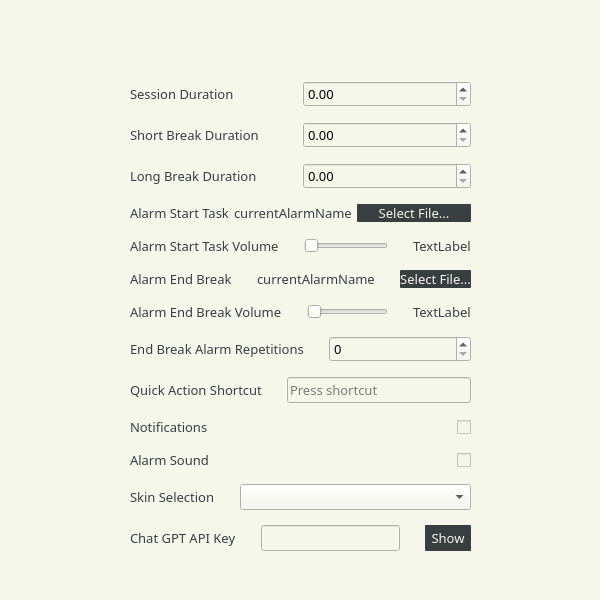
<?xml version="1.0" encoding="UTF-8"?>
<ui version="4.0">
 <class>pomopeaksettings</class>
 <widget class="QWidget" name="pomopeaksettings">
  <property name="enabled">
   <bool>true</bool>
  </property>
  <property name="geometry">
   <rect>
    <x>0</x>
    <y>0</y>
    <width>600</width>
    <height>600</height>
   </rect>
  </property>
  <property name="sizePolicy">
   <sizepolicy hsizetype="Expanding" vsizetype="Expanding">
    <horstretch>0</horstretch>
    <verstretch>0</verstretch>
   </sizepolicy>
  </property>
  <property name="windowTitle">
   <string>Form</string>
  </property>
  <property name="windowOpacity">
   <double>1.000000000000000</double>
  </property>
  <property name="styleSheet">
   <string notr="true">QWidget
{
	background-color: #f6f7eb;
}

QLabel, QPushButton
{
	color: #393e41;
}
QPushButton
{
	background-color: #393e41;
	border-radius: 1px;
	color: #f6f7eb;
}
#exitBtn
{	
	background-color: none;
}</string>
  </property>
  <layout class="QVBoxLayout" name="verticalLayout" stretch="1,0,15,0">
   <property name="spacing">
    <number>0</number>
   </property>
   <property name="leftMargin">
    <number>5</number>
   </property>
   <property name="topMargin">
    <number>5</number>
   </property>
   <property name="rightMargin">
    <number>5</number>
   </property>
   <property name="bottomMargin">
    <number>5</number>
   </property>
   <item>
    <layout class="QHBoxLayout" name="horizontalLayout_2" stretch="8,1">
     <property name="spacing">
      <number>0</number>
     </property>
     <property name="leftMargin">
      <number>0</number>
     </property>
     <property name="topMargin">
      <number>0</number>
     </property>
     <property name="rightMargin">
      <number>0</number>
     </property>
     <property name="bottomMargin">
      <number>0</number>
     </property>
     <item>
      <spacer name="horizontalSpacer_4">
       <property name="orientation">
        <enum>Qt::Horizontal</enum>
       </property>
       <property name="sizeHint" stdset="0">
        <size>
         <width>40</width>
         <height>20</height>
        </size>
       </property>
      </spacer>
     </item>
     <item>
      <widget class="QPushButton" name="exitBtn">
       <property name="sizePolicy">
        <sizepolicy hsizetype="Preferred" vsizetype="Preferred">
         <horstretch>0</horstretch>
         <verstretch>0</verstretch>
        </sizepolicy>
       </property>
       <property name="minimumSize">
        <size>
         <width>32</width>
         <height>32</height>
        </size>
       </property>
       <property name="maximumSize">
        <size>
         <width>64</width>
         <height>64</height>
        </size>
       </property>
       <property name="font">
        <font>
         <family>Bahnschrift</family>
         <pointsize>10</pointsize>
        </font>
       </property>
       <property name="layoutDirection">
        <enum>Qt::RightToLeft</enum>
       </property>
       <property name="text">
        <string/>
       </property>
       <property name="icon">
        <iconset resource="../data/Resources.qrc">
         <normaloff>:/icon/images/cancel.png</normaloff>:/icon/images/cancel.png</iconset>
       </property>
       <property name="iconSize">
        <size>
         <width>32</width>
         <height>32</height>
        </size>
       </property>
      </widget>
     </item>
    </layout>
   </item>
   <item>
    <spacer name="verticalSpacer">
     <property name="orientation">
      <enum>Qt::Vertical</enum>
     </property>
     <property name="sizeHint" stdset="0">
      <size>
       <width>20</width>
       <height>40</height>
      </size>
     </property>
    </spacer>
   </item>
   <item>
    <layout class="QHBoxLayout" name="horizontalLayout" stretch="1,3,1">
     <property name="spacing">
      <number>0</number>
     </property>
     <property name="leftMargin">
      <number>0</number>
     </property>
     <property name="topMargin">
      <number>0</number>
     </property>
     <property name="rightMargin">
      <number>0</number>
     </property>
     <property name="bottomMargin">
      <number>0</number>
     </property>
     <item>
      <spacer name="horizontalSpacer">
       <property name="orientation">
        <enum>Qt::Horizontal</enum>
       </property>
       <property name="sizeHint" stdset="0">
        <size>
         <width>40</width>
         <height>20</height>
        </size>
       </property>
      </spacer>
     </item>
     <item>
      <layout class="QVBoxLayout" name="verticalLayout_3">
       <property name="spacing">
        <number>0</number>
       </property>
       <property name="leftMargin">
        <number>0</number>
       </property>
       <property name="topMargin">
        <number>0</number>
       </property>
       <property name="rightMargin">
        <number>0</number>
       </property>
       <property name="bottomMargin">
        <number>0</number>
       </property>
       <item>
        <layout class="QVBoxLayout" name="verticalLayout_2" stretch="1,1,1,1,1,1,1,1,1,1,1,1,0">
         <property name="spacing">
          <number>15</number>
         </property>
         <property name="sizeConstraint">
          <enum>QLayout::SetDefaultConstraint</enum>
         </property>
         <property name="leftMargin">
          <number>15</number>
         </property>
         <property name="topMargin">
          <number>15</number>
         </property>
         <property name="rightMargin">
          <number>15</number>
         </property>
         <property name="bottomMargin">
          <number>15</number>
         </property>
         <item>
          <layout class="QHBoxLayout" name="sessionLayout" stretch="1,1">
           <property name="spacing">
            <number>5</number>
           </property>
           <property name="sizeConstraint">
            <enum>QLayout::SetDefaultConstraint</enum>
           </property>
           <property name="leftMargin">
            <number>0</number>
           </property>
           <property name="topMargin">
            <number>0</number>
           </property>
           <property name="rightMargin">
            <number>0</number>
           </property>
           <property name="bottomMargin">
            <number>0</number>
           </property>
           <item>
            <widget class="QLabel" name="sessionLabel">
             <property name="sizePolicy">
              <sizepolicy hsizetype="Preferred" vsizetype="Preferred">
               <horstretch>0</horstretch>
               <verstretch>0</verstretch>
              </sizepolicy>
             </property>
             <property name="maximumSize">
              <size>
               <width>16777215</width>
               <height>50</height>
              </size>
             </property>
             <property name="sizeIncrement">
              <size>
               <width>0</width>
               <height>0</height>
              </size>
             </property>
             <property name="baseSize">
              <size>
               <width>0</width>
               <height>0</height>
              </size>
             </property>
             <property name="font">
              <font>
               <family>Bahnschrift</family>
               <pointsize>10</pointsize>
              </font>
             </property>
             <property name="text">
              <string>Session Duration</string>
             </property>
            </widget>
           </item>
           <item>
            <widget class="QDoubleSpinBox" name="sessionDoubleSpinBox">
             <property name="sizePolicy">
              <sizepolicy hsizetype="Expanding" vsizetype="Preferred">
               <horstretch>0</horstretch>
               <verstretch>0</verstretch>
              </sizepolicy>
             </property>
             <property name="maximumSize">
              <size>
               <width>16777215</width>
               <height>50</height>
              </size>
             </property>
             <property name="font">
              <font>
               <family>Bahnschrift</family>
               <pointsize>10</pointsize>
              </font>
             </property>
             <property name="maximum">
              <double>1000.000000000000000</double>
             </property>
            </widget>
           </item>
          </layout>
         </item>
         <item>
          <layout class="QHBoxLayout" name="shortBreakLayout" stretch="1,1">
           <property name="spacing">
            <number>5</number>
           </property>
           <property name="leftMargin">
            <number>0</number>
           </property>
           <property name="topMargin">
            <number>0</number>
           </property>
           <property name="rightMargin">
            <number>0</number>
           </property>
           <property name="bottomMargin">
            <number>0</number>
           </property>
           <item>
            <widget class="QLabel" name="shortBreakLabel">
             <property name="maximumSize">
              <size>
               <width>16777215</width>
               <height>50</height>
              </size>
             </property>
             <property name="font">
              <font>
               <family>Bahnschrift</family>
               <pointsize>10</pointsize>
              </font>
             </property>
             <property name="text">
              <string>Short Break Duration</string>
             </property>
            </widget>
           </item>
           <item>
            <widget class="QDoubleSpinBox" name="shortBreakDoubleSpinBox">
             <property name="sizePolicy">
              <sizepolicy hsizetype="Expanding" vsizetype="Preferred">
               <horstretch>0</horstretch>
               <verstretch>0</verstretch>
              </sizepolicy>
             </property>
             <property name="maximumSize">
              <size>
               <width>16777215</width>
               <height>50</height>
              </size>
             </property>
             <property name="font">
              <font>
               <family>Bahnschrift</family>
               <pointsize>10</pointsize>
              </font>
             </property>
             <property name="maximum">
              <double>1000.000000000000000</double>
             </property>
            </widget>
           </item>
          </layout>
         </item>
         <item>
          <layout class="QHBoxLayout" name="longBreakLayout" stretch="1,1">
           <property name="spacing">
            <number>5</number>
           </property>
           <property name="leftMargin">
            <number>0</number>
           </property>
           <property name="topMargin">
            <number>0</number>
           </property>
           <property name="rightMargin">
            <number>0</number>
           </property>
           <property name="bottomMargin">
            <number>0</number>
           </property>
           <item>
            <widget class="QLabel" name="longBreakLabel">
             <property name="sizePolicy">
              <sizepolicy hsizetype="Preferred" vsizetype="Preferred">
               <horstretch>0</horstretch>
               <verstretch>0</verstretch>
              </sizepolicy>
             </property>
             <property name="maximumSize">
              <size>
               <width>16777215</width>
               <height>50</height>
              </size>
             </property>
             <property name="font">
              <font>
               <family>Bahnschrift</family>
               <pointsize>10</pointsize>
              </font>
             </property>
             <property name="text">
              <string>Long Break Duration</string>
             </property>
            </widget>
           </item>
           <item>
            <widget class="QDoubleSpinBox" name="longBreakDoubleSpinBox">
             <property name="sizePolicy">
              <sizepolicy hsizetype="Expanding" vsizetype="Preferred">
               <horstretch>0</horstretch>
               <verstretch>0</verstretch>
              </sizepolicy>
             </property>
             <property name="maximumSize">
              <size>
               <width>16777215</width>
               <height>50</height>
              </size>
             </property>
             <property name="font">
              <font>
               <family>Bahnschrift</family>
               <pointsize>10</pointsize>
              </font>
             </property>
             <property name="maximum">
              <double>1000.000000000000000</double>
             </property>
             <property name="stepType">
              <enum>QAbstractSpinBox::DefaultStepType</enum>
             </property>
            </widget>
           </item>
          </layout>
         </item>
         <item>
          <layout class="QHBoxLayout" name="alarmStartLayout" stretch="1,1,2">
           <property name="spacing">
            <number>5</number>
           </property>
           <property name="leftMargin">
            <number>0</number>
           </property>
           <property name="topMargin">
            <number>0</number>
           </property>
           <property name="rightMargin">
            <number>0</number>
           </property>
           <property name="bottomMargin">
            <number>0</number>
           </property>
           <item>
            <widget class="QLabel" name="alarmStartLabel">
             <property name="sizePolicy">
              <sizepolicy hsizetype="Preferred" vsizetype="Preferred">
               <horstretch>0</horstretch>
               <verstretch>0</verstretch>
              </sizepolicy>
             </property>
             <property name="maximumSize">
              <size>
               <width>16777215</width>
               <height>50</height>
              </size>
             </property>
             <property name="font">
              <font>
               <family>Bahnschrift</family>
               <pointsize>10</pointsize>
              </font>
             </property>
             <property name="text">
              <string>Alarm Start Task</string>
             </property>
            </widget>
           </item>
           <item>
            <widget class="QLabel" name="alarmStartCurrentLabel">
             <property name="sizePolicy">
              <sizepolicy hsizetype="Preferred" vsizetype="Preferred">
               <horstretch>0</horstretch>
               <verstretch>0</verstretch>
              </sizepolicy>
             </property>
             <property name="maximumSize">
              <size>
               <width>16777215</width>
               <height>50</height>
              </size>
             </property>
             <property name="font">
              <font>
               <family>Bahnschrift</family>
               <pointsize>10</pointsize>
              </font>
             </property>
             <property name="text">
              <string>currentAlarmName</string>
             </property>
            </widget>
           </item>
           <item>
            <widget class="QPushButton" name="alarmStartSelectBtn">
             <property name="sizePolicy">
              <sizepolicy hsizetype="Preferred" vsizetype="Expanding">
               <horstretch>0</horstretch>
               <verstretch>0</verstretch>
              </sizepolicy>
             </property>
             <property name="maximumSize">
              <size>
               <width>16777215</width>
               <height>50</height>
              </size>
             </property>
             <property name="font">
              <font>
               <family>Bahnschrift</family>
               <pointsize>10</pointsize>
              </font>
             </property>
             <property name="text">
              <string>Select File...</string>
             </property>
            </widget>
           </item>
          </layout>
         </item>
         <item>
          <layout class="QHBoxLayout" name="alarmStartVolumeLayout" stretch="1,3,1">
           <property name="spacing">
            <number>25</number>
           </property>
           <property name="leftMargin">
            <number>0</number>
           </property>
           <property name="topMargin">
            <number>0</number>
           </property>
           <property name="rightMargin">
            <number>0</number>
           </property>
           <property name="bottomMargin">
            <number>0</number>
           </property>
           <item>
            <widget class="QLabel" name="alarmStartVolumeLabel">
             <property name="maximumSize">
              <size>
               <width>16777215</width>
               <height>50</height>
              </size>
             </property>
             <property name="font">
              <font>
               <family>Bahnschrift</family>
               <pointsize>10</pointsize>
              </font>
             </property>
             <property name="text">
              <string>Alarm Start Task Volume</string>
             </property>
            </widget>
           </item>
           <item>
            <widget class="QSlider" name="alarmStartSlider">
             <property name="sizePolicy">
              <sizepolicy hsizetype="Expanding" vsizetype="Preferred">
               <horstretch>0</horstretch>
               <verstretch>0</verstretch>
              </sizepolicy>
             </property>
             <property name="maximumSize">
              <size>
               <width>16777215</width>
               <height>50</height>
              </size>
             </property>
             <property name="font">
              <font>
               <family>Bahnschrift</family>
               <pointsize>10</pointsize>
              </font>
             </property>
             <property name="maximum">
              <number>100</number>
             </property>
             <property name="orientation">
              <enum>Qt::Horizontal</enum>
             </property>
            </widget>
           </item>
           <item>
            <widget class="QLabel" name="alarmStartSliderValueLabel">
             <property name="maximumSize">
              <size>
               <width>16777215</width>
               <height>50</height>
              </size>
             </property>
             <property name="font">
              <font>
               <family>Bahnschrift</family>
               <pointsize>10</pointsize>
              </font>
             </property>
             <property name="text">
              <string>TextLabel</string>
             </property>
            </widget>
           </item>
          </layout>
         </item>
         <item>
          <layout class="QHBoxLayout" name="alarmEndLayout">
           <property name="spacing">
            <number>25</number>
           </property>
           <property name="leftMargin">
            <number>0</number>
           </property>
           <property name="topMargin">
            <number>0</number>
           </property>
           <property name="rightMargin">
            <number>0</number>
           </property>
           <property name="bottomMargin">
            <number>0</number>
           </property>
           <item>
            <widget class="QLabel" name="alarmEndBreakLabel">
             <property name="maximumSize">
              <size>
               <width>200</width>
               <height>50</height>
              </size>
             </property>
             <property name="font">
              <font>
               <family>Bahnschrift</family>
               <pointsize>10</pointsize>
              </font>
             </property>
             <property name="text">
              <string>Alarm End Break</string>
             </property>
            </widget>
           </item>
           <item>
            <widget class="QLabel" name="alarmEndBreakCurrentLabel">
             <property name="maximumSize">
              <size>
               <width>150</width>
               <height>50</height>
              </size>
             </property>
             <property name="font">
              <font>
               <family>Bahnschrift</family>
               <pointsize>10</pointsize>
              </font>
             </property>
             <property name="text">
              <string>currentAlarmName</string>
             </property>
            </widget>
           </item>
           <item>
            <widget class="QPushButton" name="alarmEndBreakSelectBtn">
             <property name="maximumSize">
              <size>
               <width>16777215</width>
               <height>50</height>
              </size>
             </property>
             <property name="font">
              <font>
               <family>Bahnschrift</family>
               <pointsize>10</pointsize>
              </font>
             </property>
             <property name="text">
              <string>Select File...</string>
             </property>
            </widget>
           </item>
          </layout>
         </item>
         <item>
          <layout class="QHBoxLayout" name="alarmEndVolumeLayout">
           <property name="spacing">
            <number>25</number>
           </property>
           <property name="leftMargin">
            <number>0</number>
           </property>
           <property name="topMargin">
            <number>0</number>
           </property>
           <property name="rightMargin">
            <number>0</number>
           </property>
           <property name="bottomMargin">
            <number>0</number>
           </property>
           <item>
            <widget class="QLabel" name="alarmEndBreakVolumeLabel">
             <property name="maximumSize">
              <size>
               <width>200</width>
               <height>50</height>
              </size>
             </property>
             <property name="font">
              <font>
               <family>Bahnschrift</family>
               <pointsize>10</pointsize>
              </font>
             </property>
             <property name="text">
              <string>Alarm End Break Volume</string>
             </property>
            </widget>
           </item>
           <item>
            <widget class="QSlider" name="alarmEndBreakVolumeSlider">
             <property name="maximumSize">
              <size>
               <width>16777215</width>
               <height>50</height>
              </size>
             </property>
             <property name="font">
              <font>
               <family>Bahnschrift</family>
               <pointsize>10</pointsize>
              </font>
             </property>
             <property name="maximum">
              <number>100</number>
             </property>
             <property name="orientation">
              <enum>Qt::Horizontal</enum>
             </property>
            </widget>
           </item>
           <item>
            <widget class="QLabel" name="alarmEndSliderValue">
             <property name="maximumSize">
              <size>
               <width>200</width>
               <height>50</height>
              </size>
             </property>
             <property name="font">
              <font>
               <family>Bahnschrift</family>
               <pointsize>10</pointsize>
              </font>
             </property>
             <property name="text">
              <string>TextLabel</string>
             </property>
            </widget>
           </item>
          </layout>
         </item>
         <item>
          <layout class="QHBoxLayout" name="alarmEndBreakRepLayout" stretch="1,2">
           <property name="spacing">
            <number>25</number>
           </property>
           <property name="leftMargin">
            <number>0</number>
           </property>
           <property name="topMargin">
            <number>0</number>
           </property>
           <property name="rightMargin">
            <number>0</number>
           </property>
           <property name="bottomMargin">
            <number>0</number>
           </property>
           <item>
            <widget class="QLabel" name="alarmEndBreakRepLabel">
             <property name="sizePolicy">
              <sizepolicy hsizetype="Preferred" vsizetype="MinimumExpanding">
               <horstretch>0</horstretch>
               <verstretch>0</verstretch>
              </sizepolicy>
             </property>
             <property name="maximumSize">
              <size>
               <width>16777215</width>
               <height>50</height>
              </size>
             </property>
             <property name="font">
              <font>
               <family>Bahnschrift</family>
               <pointsize>10</pointsize>
              </font>
             </property>
             <property name="text">
              <string>End Break Alarm Repetitions</string>
             </property>
            </widget>
           </item>
           <item>
            <widget class="QSpinBox" name="alarmEndBreakRepSpinBox">
             <property name="sizePolicy">
              <sizepolicy hsizetype="MinimumExpanding" vsizetype="MinimumExpanding">
               <horstretch>0</horstretch>
               <verstretch>0</verstretch>
              </sizepolicy>
             </property>
             <property name="maximumSize">
              <size>
               <width>16777215</width>
               <height>50</height>
              </size>
             </property>
             <property name="font">
              <font>
               <family>Bahnschrift</family>
               <pointsize>10</pointsize>
              </font>
             </property>
            </widget>
           </item>
          </layout>
         </item>
         <item>
          <layout class="QHBoxLayout" name="quickActionBindLayout">
           <property name="spacing">
            <number>25</number>
           </property>
           <property name="leftMargin">
            <number>0</number>
           </property>
           <property name="topMargin">
            <number>0</number>
           </property>
           <property name="rightMargin">
            <number>0</number>
           </property>
           <property name="bottomMargin">
            <number>0</number>
           </property>
           <item>
            <widget class="QLabel" name="quickActionBindLabel">
             <property name="maximumSize">
              <size>
               <width>200</width>
               <height>50</height>
              </size>
             </property>
             <property name="font">
              <font>
               <family>Bahnschrift</family>
               <pointsize>10</pointsize>
              </font>
             </property>
             <property name="text">
              <string>Quick Action Shortcut</string>
             </property>
            </widget>
           </item>
           <item>
            <widget class="QKeySequenceEdit" name="quickActionSequenceEdit">
             <property name="maximumSize">
              <size>
               <width>16777215</width>
               <height>50</height>
              </size>
             </property>
             <property name="font">
              <font>
               <family>Bahnschrift</family>
               <pointsize>10</pointsize>
              </font>
             </property>
            </widget>
           </item>
          </layout>
         </item>
         <item>
          <layout class="QHBoxLayout" name="notificationsLayout">
           <property name="spacing">
            <number>25</number>
           </property>
           <property name="leftMargin">
            <number>0</number>
           </property>
           <property name="topMargin">
            <number>0</number>
           </property>
           <property name="rightMargin">
            <number>0</number>
           </property>
           <property name="bottomMargin">
            <number>0</number>
           </property>
           <item>
            <widget class="QLabel" name="notificationsLabel">
             <property name="maximumSize">
              <size>
               <width>200</width>
               <height>50</height>
              </size>
             </property>
             <property name="sizeIncrement">
              <size>
               <width>0</width>
               <height>0</height>
              </size>
             </property>
             <property name="font">
              <font>
               <family>Bahnschrift</family>
               <pointsize>10</pointsize>
              </font>
             </property>
             <property name="text">
              <string>Notifications</string>
             </property>
            </widget>
           </item>
           <item>
            <widget class="QCheckBox" name="notificationsCheckbox">
             <property name="sizePolicy">
              <sizepolicy hsizetype="Expanding" vsizetype="Fixed">
               <horstretch>0</horstretch>
               <verstretch>0</verstretch>
              </sizepolicy>
             </property>
             <property name="maximumSize">
              <size>
               <width>16777215</width>
               <height>50</height>
              </size>
             </property>
             <property name="font">
              <font>
               <family>Bahnschrift</family>
               <pointsize>10</pointsize>
              </font>
             </property>
             <property name="layoutDirection">
              <enum>Qt::RightToLeft</enum>
             </property>
             <property name="styleSheet">
              <string notr="true"/>
             </property>
             <property name="text">
              <string/>
             </property>
            </widget>
           </item>
          </layout>
         </item>
         <item>
          <layout class="QHBoxLayout" name="alarmSoundLayout">
           <property name="spacing">
            <number>25</number>
           </property>
           <property name="leftMargin">
            <number>0</number>
           </property>
           <property name="topMargin">
            <number>0</number>
           </property>
           <property name="rightMargin">
            <number>0</number>
           </property>
           <property name="bottomMargin">
            <number>0</number>
           </property>
           <item>
            <widget class="QLabel" name="alarmSoundLabel">
             <property name="maximumSize">
              <size>
               <width>200</width>
               <height>50</height>
              </size>
             </property>
             <property name="font">
              <font>
               <family>Bahnschrift</family>
               <pointsize>10</pointsize>
              </font>
             </property>
             <property name="text">
              <string>Alarm Sound</string>
             </property>
            </widget>
           </item>
           <item>
            <widget class="QCheckBox" name="alarmSoundCheckBox">
             <property name="sizePolicy">
              <sizepolicy hsizetype="Expanding" vsizetype="Fixed">
               <horstretch>0</horstretch>
               <verstretch>0</verstretch>
              </sizepolicy>
             </property>
             <property name="maximumSize">
              <size>
               <width>16777215</width>
               <height>50</height>
              </size>
             </property>
             <property name="font">
              <font>
               <family>Bahnschrift</family>
               <pointsize>10</pointsize>
              </font>
             </property>
             <property name="layoutDirection">
              <enum>Qt::RightToLeft</enum>
             </property>
             <property name="styleSheet">
              <string notr="true"/>
             </property>
             <property name="text">
              <string/>
             </property>
            </widget>
           </item>
          </layout>
         </item>
         <item>
          <layout class="QHBoxLayout" name="SkinSelectionLayout" stretch="1,3">
           <property name="spacing">
            <number>25</number>
           </property>
           <property name="leftMargin">
            <number>0</number>
           </property>
           <property name="topMargin">
            <number>0</number>
           </property>
           <property name="rightMargin">
            <number>0</number>
           </property>
           <property name="bottomMargin">
            <number>0</number>
           </property>
           <item>
            <widget class="QLabel" name="SkinSelectionLabel">
             <property name="sizePolicy">
              <sizepolicy hsizetype="Expanding" vsizetype="Expanding">
               <horstretch>0</horstretch>
               <verstretch>0</verstretch>
              </sizepolicy>
             </property>
             <property name="maximumSize">
              <size>
               <width>16777215</width>
               <height>50</height>
              </size>
             </property>
             <property name="font">
              <font>
               <family>Bahnschrift</family>
               <pointsize>10</pointsize>
              </font>
             </property>
             <property name="text">
              <string>Skin Selection</string>
             </property>
            </widget>
           </item>
           <item>
            <widget class="QComboBox" name="SkinSelectionComboBox">
             <property name="sizePolicy">
              <sizepolicy hsizetype="Expanding" vsizetype="Expanding">
               <horstretch>0</horstretch>
               <verstretch>0</verstretch>
              </sizepolicy>
             </property>
             <property name="maximumSize">
              <size>
               <width>16777215</width>
               <height>50</height>
              </size>
             </property>
             <property name="font">
              <font>
               <family>Bahnschrift</family>
               <pointsize>10</pointsize>
              </font>
             </property>
            </widget>
           </item>
          </layout>
         </item>
         <item>
          <layout class="QHBoxLayout" name="chatGPTLayout" stretch="1,3,1">
           <property name="spacing">
            <number>25</number>
           </property>
           <property name="leftMargin">
            <number>0</number>
           </property>
           <property name="topMargin">
            <number>0</number>
           </property>
           <property name="rightMargin">
            <number>0</number>
           </property>
           <property name="bottomMargin">
            <number>0</number>
           </property>
           <item>
            <widget class="QLabel" name="chatGPTLabel">
             <property name="maximumSize">
              <size>
               <width>16777215</width>
               <height>50</height>
              </size>
             </property>
             <property name="font">
              <font>
               <family>Bahnschrift</family>
               <pointsize>10</pointsize>
              </font>
             </property>
             <property name="text">
              <string>Chat GPT API Key</string>
             </property>
            </widget>
           </item>
           <item>
            <widget class="QLineEdit" name="chatGPTLineEdit">
             <property name="sizePolicy">
              <sizepolicy hsizetype="Preferred" vsizetype="Preferred">
               <horstretch>0</horstretch>
               <verstretch>0</verstretch>
              </sizepolicy>
             </property>
             <property name="maximumSize">
              <size>
               <width>16777215</width>
               <height>50</height>
              </size>
             </property>
             <property name="font">
              <font>
               <family>Bahnschrift</family>
               <pointsize>10</pointsize>
              </font>
             </property>
             <property name="text">
              <string/>
             </property>
             <property name="readOnly">
              <bool>false</bool>
             </property>
             <property name="clearButtonEnabled">
              <bool>false</bool>
             </property>
            </widget>
           </item>
           <item>
            <widget class="QPushButton" name="chatGPTVisibilityBtn">
             <property name="sizePolicy">
              <sizepolicy hsizetype="Preferred" vsizetype="Preferred">
               <horstretch>0</horstretch>
               <verstretch>0</verstretch>
              </sizepolicy>
             </property>
             <property name="maximumSize">
              <size>
               <width>16777215</width>
               <height>50</height>
              </size>
             </property>
             <property name="font">
              <font>
               <family>Bahnschrift</family>
               <pointsize>10</pointsize>
              </font>
             </property>
             <property name="text">
              <string>Show</string>
             </property>
            </widget>
           </item>
          </layout>
         </item>
        </layout>
       </item>
      </layout>
     </item>
     <item>
      <spacer name="horizontalSpacer_2">
       <property name="orientation">
        <enum>Qt::Horizontal</enum>
       </property>
       <property name="sizeHint" stdset="0">
        <size>
         <width>40</width>
         <height>20</height>
        </size>
       </property>
      </spacer>
     </item>
    </layout>
   </item>
   <item>
    <spacer name="verticalSpacer_2">
     <property name="orientation">
      <enum>Qt::Vertical</enum>
     </property>
     <property name="sizeHint" stdset="0">
      <size>
       <width>20</width>
       <height>40</height>
      </size>
     </property>
    </spacer>
   </item>
  </layout>
 </widget>
 <resources>
  <include location="../data/Resources.qrc"/>
 </resources>
 <connections/>
</ui>
